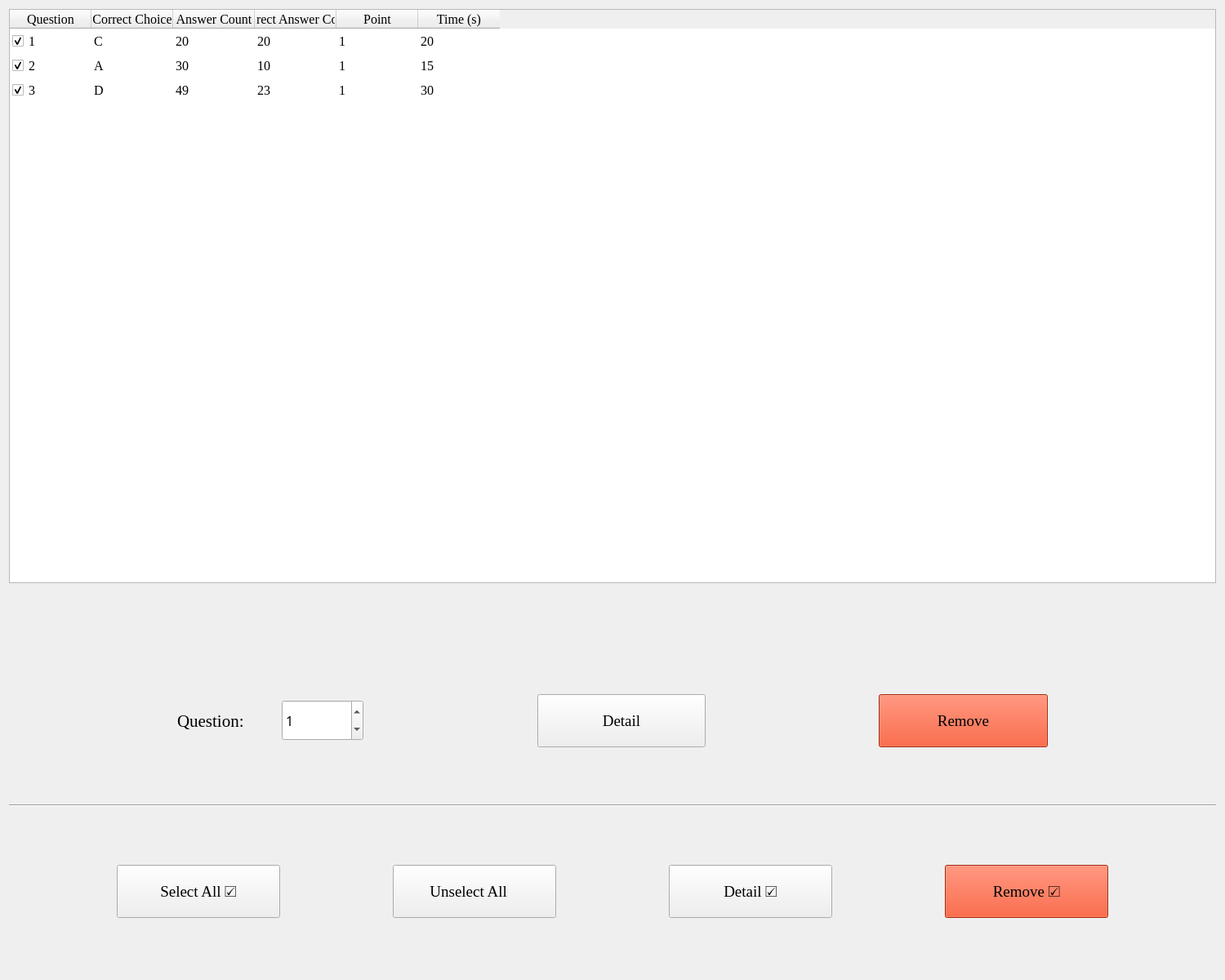
<?xml version="1.0" encoding="UTF-8"?>
<ui version="4.0">
 <class>Form</class>
 <widget class="QWidget" name="Form">
  <property name="geometry">
   <rect>
    <x>0</x>
    <y>0</y>
    <width>1500</width>
    <height>1200</height>
   </rect>
  </property>
  <property name="windowTitle">
   <string>Form</string>
  </property>
  <layout class="QVBoxLayout" name="verticalLayout_2" stretch="3,2">
   <item>
    <widget class="QTableWidget" name="tableWidget">
     <property name="font">
      <font>
       <family>Times New Roman</family>
       <pointsize>12</pointsize>
      </font>
     </property>
     <property name="cursor" stdset="0">
      <cursorShape>PointingHandCursor</cursorShape>
     </property>
     <property name="editTriggers">
      <set>QAbstractItemView::NoEditTriggers</set>
     </property>
     <property name="selectionBehavior">
      <enum>QAbstractItemView::SelectRows</enum>
     </property>
     <property name="showGrid">
      <bool>false</bool>
     </property>
     <attribute name="horizontalHeaderVisible">
      <bool>true</bool>
     </attribute>
     <attribute name="horizontalHeaderCascadingSectionResizes">
      <bool>false</bool>
     </attribute>
     <attribute name="verticalHeaderVisible">
      <bool>false</bool>
     </attribute>
     <attribute name="verticalHeaderCascadingSectionResizes">
      <bool>false</bool>
     </attribute>
     <row>
      <property name="text">
       <string/>
      </property>
      <property name="textAlignment">
       <set>AlignCenter</set>
      </property>
     </row>
     <row>
      <property name="text">
       <string/>
      </property>
      <property name="textAlignment">
       <set>AlignCenter</set>
      </property>
     </row>
     <row>
      <property name="text">
       <string/>
      </property>
      <property name="textAlignment">
       <set>AlignCenter</set>
      </property>
     </row>
     <column>
      <property name="text">
       <string>Question</string>
      </property>
      <property name="textAlignment">
       <set>AlignCenter</set>
      </property>
     </column>
     <column>
      <property name="text">
       <string>Correct Choice</string>
      </property>
      <property name="textAlignment">
       <set>AlignCenter</set>
      </property>
     </column>
     <column>
      <property name="text">
       <string>Answer Count</string>
      </property>
      <property name="textAlignment">
       <set>AlignCenter</set>
      </property>
     </column>
     <column>
      <property name="text">
       <string>Correct Answer Count</string>
      </property>
      <property name="textAlignment">
       <set>AlignCenter</set>
      </property>
     </column>
     <column>
      <property name="text">
       <string>Point</string>
      </property>
      <property name="textAlignment">
       <set>AlignCenter</set>
      </property>
     </column>
     <column>
      <property name="text">
       <string>Time (s)</string>
      </property>
      <property name="textAlignment">
       <set>AlignCenter</set>
      </property>
     </column>
     <item row="0" column="0">
      <property name="text">
       <string>1</string>
      </property>
      <property name="checkState">
       <enum>Checked</enum>
      </property>
     </item>
     <item row="0" column="1">
      <property name="text">
       <string>C</string>
      </property>
     </item>
     <item row="0" column="2">
      <property name="text">
       <string>20</string>
      </property>
     </item>
     <item row="0" column="3">
      <property name="text">
       <string>20</string>
      </property>
     </item>
     <item row="0" column="4">
      <property name="text">
       <string>1</string>
      </property>
     </item>
     <item row="0" column="5">
      <property name="text">
       <string>20</string>
      </property>
     </item>
     <item row="1" column="0">
      <property name="text">
       <string>2</string>
      </property>
      <property name="checkState">
       <enum>Checked</enum>
      </property>
     </item>
     <item row="1" column="1">
      <property name="text">
       <string>A</string>
      </property>
     </item>
     <item row="1" column="2">
      <property name="text">
       <string>30</string>
      </property>
     </item>
     <item row="1" column="3">
      <property name="text">
       <string>10</string>
      </property>
     </item>
     <item row="1" column="4">
      <property name="text">
       <string>1</string>
      </property>
     </item>
     <item row="1" column="5">
      <property name="text">
       <string>15</string>
      </property>
     </item>
     <item row="2" column="0">
      <property name="text">
       <string>3</string>
      </property>
      <property name="checkState">
       <enum>Checked</enum>
      </property>
     </item>
     <item row="2" column="1">
      <property name="text">
       <string>D</string>
      </property>
     </item>
     <item row="2" column="2">
      <property name="text">
       <string>49</string>
      </property>
     </item>
     <item row="2" column="3">
      <property name="text">
       <string>23</string>
      </property>
     </item>
     <item row="2" column="4">
      <property name="text">
       <string>1</string>
      </property>
     </item>
     <item row="2" column="5">
      <property name="text">
       <string>30</string>
      </property>
     </item>
    </widget>
   </item>
   <item>
    <layout class="QVBoxLayout" name="verticalLayout">
     <item>
      <spacer name="verticalSpacer_5">
       <property name="orientation">
        <enum>Qt::Vertical</enum>
       </property>
       <property name="sizeHint" stdset="0">
        <size>
         <width>20</width>
         <height>40</height>
        </size>
       </property>
      </spacer>
     </item>
     <item>
      <spacer name="verticalSpacer_3">
       <property name="orientation">
        <enum>Qt::Vertical</enum>
       </property>
       <property name="sizeHint" stdset="0">
        <size>
         <width>20</width>
         <height>40</height>
        </size>
       </property>
      </spacer>
     </item>
     <item>
      <layout class="QHBoxLayout" name="horizontalLayout">
       <item>
        <spacer name="horizontalSpacer_4">
         <property name="orientation">
          <enum>Qt::Horizontal</enum>
         </property>
         <property name="sizeHint" stdset="0">
          <size>
           <width>40</width>
           <height>20</height>
          </size>
         </property>
        </spacer>
       </item>
       <item>
        <widget class="QLabel" name="label">
         <property name="sizePolicy">
          <sizepolicy hsizetype="Fixed" vsizetype="Preferred">
           <horstretch>0</horstretch>
           <verstretch>0</verstretch>
          </sizepolicy>
         </property>
         <property name="font">
          <font>
           <family>Times New Roman</family>
           <pointsize>16</pointsize>
          </font>
         </property>
         <property name="text">
          <string>Question:</string>
         </property>
        </widget>
       </item>
       <item>
        <spacer name="horizontalSpacer_3">
         <property name="orientation">
          <enum>Qt::Horizontal</enum>
         </property>
         <property name="sizeType">
          <enum>QSizePolicy::Fixed</enum>
         </property>
         <property name="sizeHint" stdset="0">
          <size>
           <width>40</width>
           <height>20</height>
          </size>
         </property>
        </spacer>
       </item>
       <item>
        <widget class="QSpinBox" name="spinBox">
         <property name="sizePolicy">
          <sizepolicy hsizetype="Expanding" vsizetype="Expanding">
           <horstretch>0</horstretch>
           <verstretch>0</verstretch>
          </sizepolicy>
         </property>
         <property name="minimumSize">
          <size>
           <width>50</width>
           <height>40</height>
          </size>
         </property>
         <property name="maximumSize">
          <size>
           <width>100</width>
           <height>50</height>
          </size>
         </property>
         <property name="font">
          <font>
           <family>SimSun-ExtB</family>
           <pointsize>12</pointsize>
          </font>
         </property>
         <property name="maximum">
          <number>999</number>
         </property>
         <property name="value">
          <number>1</number>
         </property>
        </widget>
       </item>
       <item>
        <spacer name="horizontalSpacer_2">
         <property name="orientation">
          <enum>Qt::Horizontal</enum>
         </property>
         <property name="sizeHint" stdset="0">
          <size>
           <width>40</width>
           <height>20</height>
          </size>
         </property>
        </spacer>
       </item>
       <item>
        <widget class="QPushButton" name="pushButton_2">
         <property name="sizePolicy">
          <sizepolicy hsizetype="Expanding" vsizetype="Expanding">
           <horstretch>0</horstretch>
           <verstretch>0</verstretch>
          </sizepolicy>
         </property>
         <property name="minimumSize">
          <size>
           <width>150</width>
           <height>40</height>
          </size>
         </property>
         <property name="maximumSize">
          <size>
           <width>400</width>
           <height>100</height>
          </size>
         </property>
         <property name="font">
          <font>
           <family>Times New Roman</family>
           <pointsize>14</pointsize>
          </font>
         </property>
         <property name="cursor">
          <cursorShape>PointingHandCursor</cursorShape>
         </property>
         <property name="text">
          <string>Detail</string>
         </property>
        </widget>
       </item>
       <item>
        <spacer name="horizontalSpacer">
         <property name="orientation">
          <enum>Qt::Horizontal</enum>
         </property>
         <property name="sizeHint" stdset="0">
          <size>
           <width>40</width>
           <height>20</height>
          </size>
         </property>
        </spacer>
       </item>
       <item>
        <widget class="QPushButton" name="pushButton_3">
         <property name="sizePolicy">
          <sizepolicy hsizetype="Expanding" vsizetype="Expanding">
           <horstretch>0</horstretch>
           <verstretch>0</verstretch>
          </sizepolicy>
         </property>
         <property name="minimumSize">
          <size>
           <width>150</width>
           <height>40</height>
          </size>
         </property>
         <property name="maximumSize">
          <size>
           <width>400</width>
           <height>100</height>
          </size>
         </property>
         <property name="font">
          <font>
           <family>Times New Roman</family>
           <pointsize>14</pointsize>
          </font>
         </property>
         <property name="cursor">
          <cursorShape>PointingHandCursor</cursorShape>
         </property>
         <property name="styleSheet">
          <string notr="true">background-color: rgb(230, 60, 20);</string>
         </property>
         <property name="text">
          <string>Remove</string>
         </property>
        </widget>
       </item>
       <item>
        <spacer name="horizontalSpacer_5">
         <property name="orientation">
          <enum>Qt::Horizontal</enum>
         </property>
         <property name="sizeHint" stdset="0">
          <size>
           <width>40</width>
           <height>20</height>
          </size>
         </property>
        </spacer>
       </item>
      </layout>
     </item>
     <item>
      <spacer name="verticalSpacer">
       <property name="orientation">
        <enum>Qt::Vertical</enum>
       </property>
       <property name="sizeType">
        <enum>QSizePolicy::Expanding</enum>
       </property>
       <property name="sizeHint" stdset="0">
        <size>
         <width>20</width>
         <height>13</height>
        </size>
       </property>
      </spacer>
     </item>
     <item>
      <widget class="Line" name="line">
       <property name="orientation">
        <enum>Qt::Horizontal</enum>
       </property>
      </widget>
     </item>
     <item>
      <spacer name="verticalSpacer_2">
       <property name="orientation">
        <enum>Qt::Vertical</enum>
       </property>
       <property name="sizeType">
        <enum>QSizePolicy::Expanding</enum>
       </property>
       <property name="sizeHint" stdset="0">
        <size>
         <width>20</width>
         <height>13</height>
        </size>
       </property>
      </spacer>
     </item>
     <item>
      <layout class="QHBoxLayout" name="horizontalLayout_2">
       <item>
        <spacer name="horizontalSpacer_7">
         <property name="orientation">
          <enum>Qt::Horizontal</enum>
         </property>
         <property name="sizeHint" stdset="0">
          <size>
           <width>40</width>
           <height>20</height>
          </size>
         </property>
        </spacer>
       </item>
       <item>
        <widget class="QPushButton" name="pushButton">
         <property name="sizePolicy">
          <sizepolicy hsizetype="Expanding" vsizetype="Expanding">
           <horstretch>0</horstretch>
           <verstretch>0</verstretch>
          </sizepolicy>
         </property>
         <property name="minimumSize">
          <size>
           <width>200</width>
           <height>40</height>
          </size>
         </property>
         <property name="maximumSize">
          <size>
           <width>400</width>
           <height>100</height>
          </size>
         </property>
         <property name="font">
          <font>
           <family>Times New Roman</family>
           <pointsize>14</pointsize>
          </font>
         </property>
         <property name="cursor">
          <cursorShape>PointingHandCursor</cursorShape>
         </property>
         <property name="whatsThis">
          <string/>
         </property>
         <property name="text">
          <string>Select All ☑️</string>
         </property>
        </widget>
       </item>
       <item>
        <spacer name="horizontalSpacer_9">
         <property name="orientation">
          <enum>Qt::Horizontal</enum>
         </property>
         <property name="sizeHint" stdset="0">
          <size>
           <width>40</width>
           <height>20</height>
          </size>
         </property>
        </spacer>
       </item>
       <item>
        <widget class="QPushButton" name="pushButton_4">
         <property name="sizePolicy">
          <sizepolicy hsizetype="Expanding" vsizetype="Expanding">
           <horstretch>0</horstretch>
           <verstretch>0</verstretch>
          </sizepolicy>
         </property>
         <property name="minimumSize">
          <size>
           <width>200</width>
           <height>40</height>
          </size>
         </property>
         <property name="maximumSize">
          <size>
           <width>400</width>
           <height>100</height>
          </size>
         </property>
         <property name="font">
          <font>
           <family>Times New Roman</family>
           <pointsize>14</pointsize>
          </font>
         </property>
         <property name="cursor">
          <cursorShape>PointingHandCursor</cursorShape>
         </property>
         <property name="whatsThis">
          <string/>
         </property>
         <property name="text">
          <string>Unselect All🔲</string>
         </property>
        </widget>
       </item>
       <item>
        <spacer name="horizontalSpacer_10">
         <property name="orientation">
          <enum>Qt::Horizontal</enum>
         </property>
         <property name="sizeHint" stdset="0">
          <size>
           <width>40</width>
           <height>20</height>
          </size>
         </property>
        </spacer>
       </item>
       <item>
        <widget class="QPushButton" name="pushButton_6">
         <property name="sizePolicy">
          <sizepolicy hsizetype="Expanding" vsizetype="Expanding">
           <horstretch>0</horstretch>
           <verstretch>0</verstretch>
          </sizepolicy>
         </property>
         <property name="minimumSize">
          <size>
           <width>200</width>
           <height>40</height>
          </size>
         </property>
         <property name="maximumSize">
          <size>
           <width>400</width>
           <height>100</height>
          </size>
         </property>
         <property name="font">
          <font>
           <family>Times New Roman</family>
           <pointsize>14</pointsize>
           <weight>50</weight>
           <bold>false</bold>
          </font>
         </property>
         <property name="cursor">
          <cursorShape>PointingHandCursor</cursorShape>
         </property>
         <property name="text">
          <string>Detail ☑️</string>
         </property>
        </widget>
       </item>
       <item>
        <spacer name="horizontalSpacer_8">
         <property name="orientation">
          <enum>Qt::Horizontal</enum>
         </property>
         <property name="sizeHint" stdset="0">
          <size>
           <width>40</width>
           <height>20</height>
          </size>
         </property>
        </spacer>
       </item>
       <item>
        <widget class="QPushButton" name="pushButton_5">
         <property name="sizePolicy">
          <sizepolicy hsizetype="Expanding" vsizetype="Expanding">
           <horstretch>0</horstretch>
           <verstretch>0</verstretch>
          </sizepolicy>
         </property>
         <property name="minimumSize">
          <size>
           <width>200</width>
           <height>40</height>
          </size>
         </property>
         <property name="maximumSize">
          <size>
           <width>400</width>
           <height>100</height>
          </size>
         </property>
         <property name="font">
          <font>
           <family>Times New Roman</family>
           <pointsize>14</pointsize>
          </font>
         </property>
         <property name="cursor">
          <cursorShape>PointingHandCursor</cursorShape>
         </property>
         <property name="styleSheet">
          <string notr="true">background-color: rgb(230, 60, 20);</string>
         </property>
         <property name="text">
          <string>Remove ☑️</string>
         </property>
        </widget>
       </item>
       <item>
        <spacer name="horizontalSpacer_6">
         <property name="orientation">
          <enum>Qt::Horizontal</enum>
         </property>
         <property name="sizeHint" stdset="0">
          <size>
           <width>40</width>
           <height>20</height>
          </size>
         </property>
        </spacer>
       </item>
      </layout>
     </item>
     <item>
      <spacer name="verticalSpacer_4">
       <property name="orientation">
        <enum>Qt::Vertical</enum>
       </property>
       <property name="sizeHint" stdset="0">
        <size>
         <width>20</width>
         <height>40</height>
        </size>
       </property>
      </spacer>
     </item>
    </layout>
   </item>
  </layout>
 </widget>
 <resources/>
 <connections/>
</ui>
